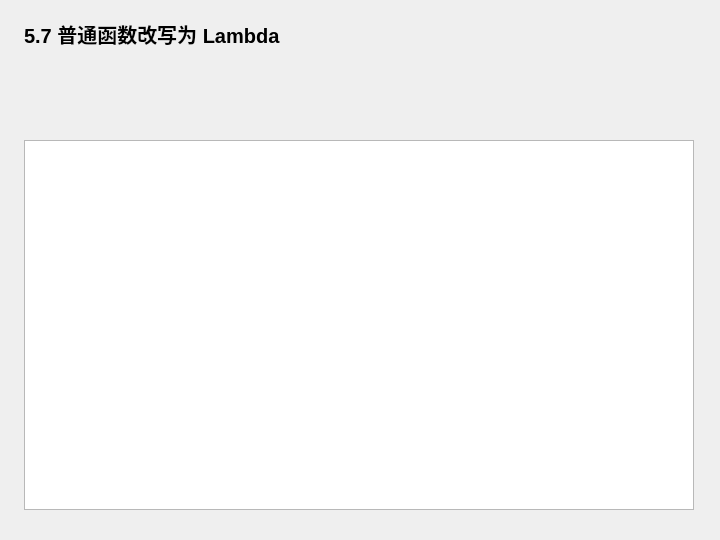
<?xml version="1.0" encoding="UTF-8"?>
<ui version="4.0">
 <class>Widget</class>
 <widget class="QWidget" name="Widget">
  <property name="geometry">
   <rect>
    <x>0</x>
    <y>0</y>
    <width>720</width>
    <height>540</height>
   </rect>
  </property>
  <property name="windowTitle">
   <string>5.7 普通函数改写为 Lambda</string>
  </property>
  <widget class="QLabel" name="headingLabel">
   <property name="geometry">
    <rect>
     <x>24</x>
     <y>18</y>
     <width>670</width>
     <height>32</height>
    </rect>
   </property>
   <property name="text">
    <string>5.7 普通函数改写为 Lambda</string>
   </property>
   <property name="font">
    <font>
     <pointsize>15</pointsize>
     <bold>true</bold>
    </font>
   </property>
  </widget>
  <widget class="QPlainTextEdit" name="outputEdit">
   <property name="geometry">
    <rect>
     <x>24</x>
     <y>140</y>
     <width>670</width>
     <height>370</height>
    </rect>
   </property>
   <property name="readOnly">
    <bool>true</bool>
   </property>
  </widget>
 </widget>
 <resources />
 <connections />
</ui>
